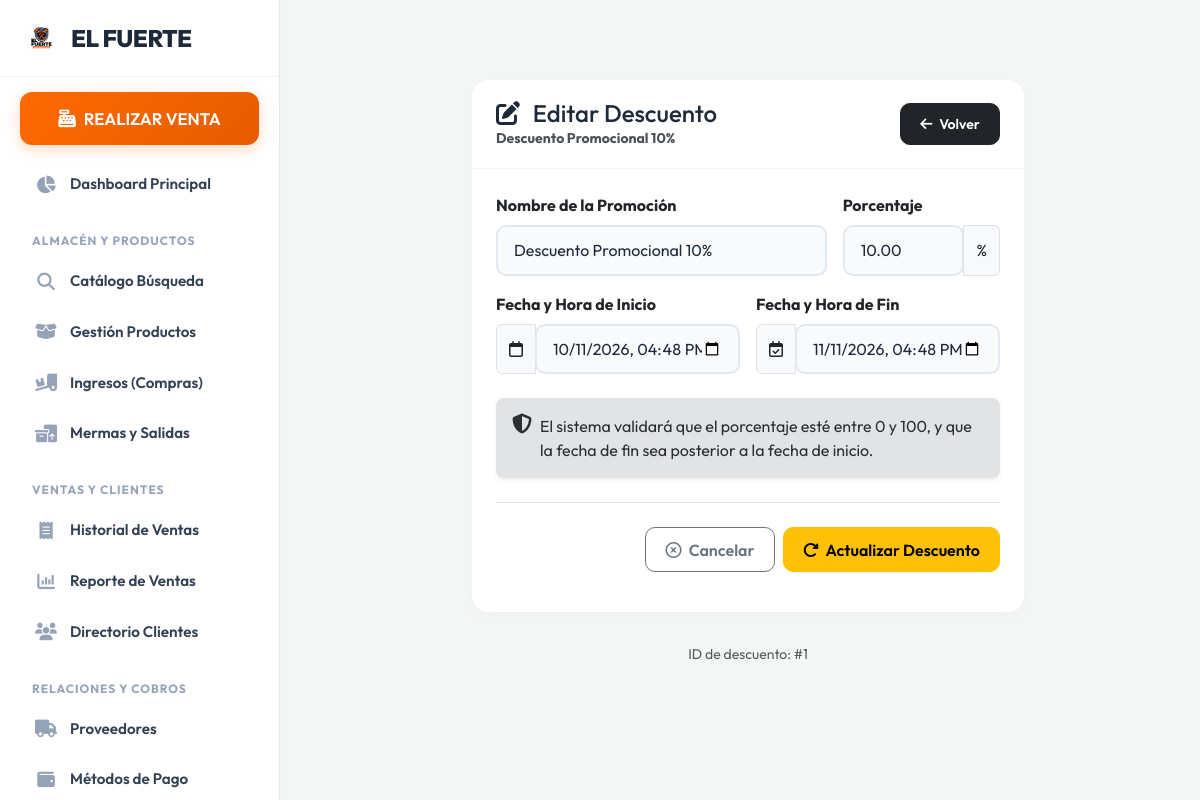
Page /descuentos/editar/1/ (signed in) on the committed database.
### venta/models.py (models this page shows, shortened)
class Descuento(models.Model):
    nombre = models.CharField(
        max_length=100,
        validators=[MaxLengthValidator(100)],
    )
    porcentaje = models.DecimalField(
        max_digits=5,
        decimal_places=2,
        validators=[
            MinValueValidator(Decimal("0.00")),
            MaxValueValidator(Decimal("100.00")),
        ],
    )
    fecha_inicio = models.DateTimeField()
    fecha_fin = models.DateTimeField()
    class Meta:
        verbose_name = "descuento"
        verbose_name_plural = "descuentos"
        ordering = ["-fecha_inicio", "-id"]
        indexes = [
            models.Index(fields=["nombre"], name="descuento_nombre_idx"),
            models.Index(fields=["fecha_inicio"], name="descuento_inicio_idx"),
            models.Index(fields=["fecha_fin"], name="descuento_fin_idx"),
        ]
        constraints = [
            models.CheckConstraint(
                condition=Q(porcentaje__gte=0) & Q(porcentaje__lte=100),
                name="descuento_porcentaje_rango_valido",
            ),
            models.CheckConstraint(
                condition=Q(fecha_fin__gt=models.F("fecha_inicio")),
                name="descuento_fecha_fin_posterior",
            ),
        ]

### venta/views.py (the view, shortened to what this page needs)
# urls.py: path('descuentos/editar/<int:descuento_id>/', venta_views.editar_descuento, name='editar_descuento'),
@requiere_permiso("change_descuento")
def editar_descuento(request, descuento_id):
    descuento = get_object_or_404(Descuento, id=descuento_id)
    form = DescuentoForm(request.POST or None, instance=descuento)
    return render(
        request,
        "editar_descuento.html",
        {
            "descuento": descuento,
            "form": form,
        },
    )

### administracion/context_processors.py (called while the page is built, shortened)
def permisos_usuario(request):
    if request.user.is_authenticated:
        if request.user.is_superuser:
            from django.contrib.auth.models import Permission
            todos_los_permisos = Permission.objects.exclude(
                content_type__app_label__in=['admin', 'auth', 'contenttypes', 'sessions']
            ).values_list('codename', flat=True)
            return {'perms_ferreteria': list(todos_los_permisos)}
    return {'perms_ferreteria': []}

### venta/forms.py (called while the page is built)
    def _apply_bootstrap(self):
        for field in self.fields.values():
            widget = field.widget
            if isinstance(widget, forms.Select):
                widget.attrs.setdefault("class", "form-select")
            elif isinstance(widget, forms.Textarea):
                widget.attrs.setdefault("class", "form-control")
                widget.attrs.setdefault("rows", 2)
            else:
                widget.attrs.setdefault("class", "form-control")

### templates/editar_descuento.html (shortened to what this page needs)
{% extends 'base.html' %}
{% block contenido %}
<div class="container-fluid px-0">
    <div class="row justify-content-center">
        <div class="col-12 col-lg-8">
            <div class="card shadow border-0 rounded-4 mt-3">
                <div class="card-header bg-warning text-dark py-3 rounded-top-4">
                    <div class="d-flex align-items-center justify-content-between flex-wrap gap-2">
                        <div>
                            <h4 class="mb-0">
                                <i class="fa-solid fa-pen-to-square me-2"></i>
                                Editar Descuento
                            </h4>
                            <small class="text-dark-emphasis">{{ descuento.nombre }}</small>
                        </div>
                        <a href="{% url 'lista_descuentos' %}" class="btn btn-dark btn-sm">
                            <i class="fa-solid fa-arrow-left me-1"></i>
                            Volver
                        </a>
                    </div>
                </div>
                <div class="card-body p-4">
                    <form action="{% url 'editar_descuento' descuento.id %}" method="POST" novalidate>
                        <div class="row g-3 mb-3">
                            <div class="col-12 col-md-8">
                                <label for="{{ form.nombre.id_for_label }}" class="form-label fw-bold">
                                    Nombre de la Promoción
                                </label>
                                {{ form.nombre }}
                            </div>
                            <div class="col-12 col-md-4">
                                <label for="{{ form.porcentaje.id_for_label }}" class="form-label fw-bold">
                                    Porcentaje
                                </label>
                                <div class="input-group">
                                    {{ form.porcentaje }}
                                    <span class="input-group-text bg-light">%</span>
                                </div>
                            </div>
                        </div>
                        <div class="row g-3 mb-4">
                            <div class="col-12 col-md-6">
                                <label for="{{ form.fecha_inicio.id_for_label }}" class="form-label fw-bold">
                                    Fecha y Hora de Inicio
                                </label>
                                <div class="input-group">
                                    <span class="input-group-text bg-light">
                                        <i class="fa-regular fa-calendar"></i>
                                    </span>
                                    {{ form.fecha_inicio }}
                                </div>
                            </div>
                            <div class="col-12 col-md-6">
                                <label for="{{ form.fecha_fin.id_for_label }}" class="form-label fw-bold">
                                    Fecha y Hora de Fin
                                </label>
                                <div class="input-group">
                                    <span class="input-group-text bg-light">
                                        <i class="fa-regular fa-calendar-check"></i>
                                    </span>
                                    {{ form.fecha_fin }}
                                </div>
                            </div>
                        </div>
                        <div class="alert alert-secondary border-0 shadow-sm rounded-3 py-3">
                            <div class="d-flex gap-2">
                                <i class="fa-solid fa-shield-halved fs-5"></i>
                                <div>
                                    El sistema validará que el porcentaje esté entre 0 y 100, y que la fecha de fin sea posterior a la fecha de inicio.
                                </div>
                            </div>
                        </div>
                        <div class="border-top pt-4 mt-4 d-flex flex-column flex-md-row gap-2 justify-content-md-end">
                            <a href="{% url 'lista_descuentos' %}" class="btn btn-outline-secondary px-4">
                                <i class="fa-regular fa-circle-xmark me-1"></i>
                                Cancelar
                            </a>
                            <button type="submit" class="btn btn-warning px-4">
                                <i class="fa-solid fa-rotate-right me-1"></i>
                                Actualizar Descuento
                            </button>
                        </div>
                    </form>
                </div>
            </div>
            <div class="text-center text-muted small mt-3">
                ID de descuento: #{{ descuento.id }}
            </div>
        </div>
    </div>
</div>
{% endblock %}

### templates/base.html (style rules this page uses)
:root { --primary: #ff6a00; --primary-dark: #e65c00; --secondary: #1e293b; --bg-color: #f4f7f6; --sidebar-bg: #ffffff; --card-bg: #ffffff; --text-main: #334155; --sidebar-width: 280px; }
body { font-family: 'Outfit', sans-serif; background-color: var(--bg-color); color: var(--text-main); margin: 0; display: flex; min-height: 100vh; }
.container, .container-fluid { padding: 2rem; max-width: 1400px; }
.card { background: var(--card-bg); border: none !important; border-radius: 16px !important; box-shadow: 0 4px 20px rgba(0,0,0,0.03) !important; margin-bottom: 2rem; }
.card-header { background: transparent !important; border-bottom: 1px solid #f1f5f9 !important; padding: 1.2rem 1.5rem !important; font-weight: 700 !important; color: var(--secondary) !important; }
.btn { border-radius: 10px !important; font-weight: 600 !important; padding: 0.6rem 1.2rem !important; }
.form-control, .form-select { border-radius: 10px !important; border: 2px solid #e2e8f0 !important; padding: 0.7rem 1rem !important; background: #f8fafc !important; color: var(--secondary) !important; }

### rows in the picture
Descuento: nombre "Descuento Promocional 10%", porcentaje "10.00", fecha_inicio "10/11/2026 16:48", fecha_fin "11/11/2026 16:48", id "1"
